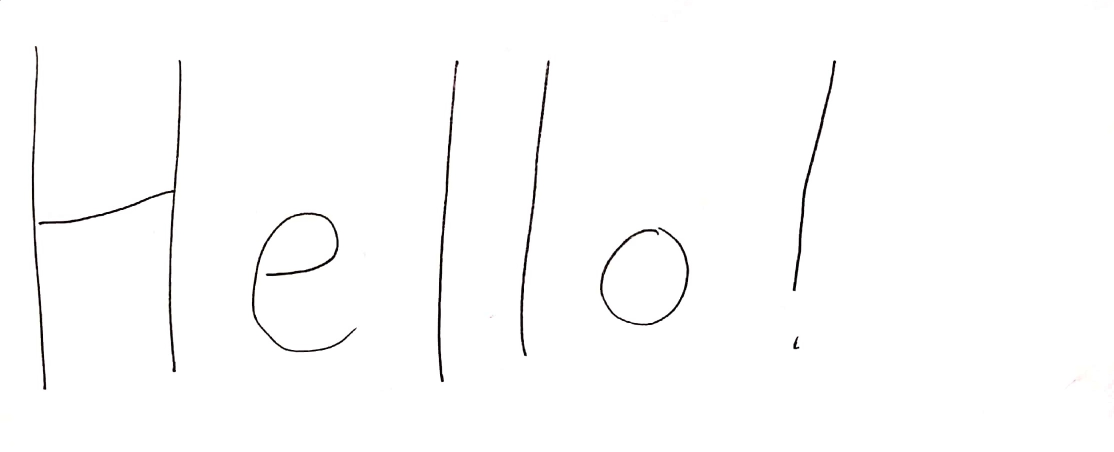
#> input picture temp files/ocrTest2.jpg, 2228 x 904 px (shown at 1/2 size)
$ python OCR.py   (older library calls are emulated)
#> lines starting #> are read from the running program, lines starting #| are printed output that depends on the picture; after the words box and inside, x2 and y2 are one past the last pixel; in counts of white or black regions, pixels touching at a corner belong together
"""
import tempfile

import cv2
import numpy as np
from PIL import Image

IMAGE_SIZE = 1800
BINARY_THREHOLD = 180

def process_image_for_ocr(file_path):
    # TODO : Implement using opencv
    temp_filename = set_image_dpi(file_path)
    im_new = remove_noise_and_smooth(temp_filename)
    return im_new

def set_image_dpi(file_path):
    im = Image.open(file_path)
    length_x, width_y = im.size
    factor = max(1, int(IMAGE_SIZE / length_x))
    size = factor * length_x, factor * width_y
    # size = (1800, 1800)
    im_resized = im.resize(size, Image.ANTIALIAS)
    temp_file = tempfile.NamedTemporaryFile(delete=False, suffix='.jpg')
    temp_filename = temp_file.name
    im_resized.save(temp_filename, dpi=(300, 300))
    return temp_filename

def image_smoothening(img):
    ret1, th1 = cv2.threshold(img, BINARY_THREHOLD, 255, cv2.THRESH_BINARY)
    ret2, th2 = cv2.threshold(th1, 0, 255, cv2.THRESH_BINARY + cv2.THRESH_OTSU)
    blur = cv2.GaussianBlur(th2, (1, 1), 0)
    ret3, th3 = cv2.threshold(blur, 0, 255, cv2.THRESH_BINARY + cv2.THRESH_OTSU)
    return th3

def remove_noise_and_smooth(file_name):
    img = cv2.imread(file_name, 0)
    filtered = cv2.adaptiveThreshold(img.astype(np.uint8), 255, cv2.ADAPTIVE_THRESH_MEAN_C, cv2.THRESH_BINARY, 41,
                                     3)
    kernel = np.ones((1, 1), np.uint8)
    opening = cv2.morphologyEx(filtered, cv2.MORPH_OPEN, kernel)
    closing = cv2.morphologyEx(opening, cv2.MORPH_CLOSE, kernel)
    img = image_smoothening(img)
    or_image = cv2.bitwise_or(img, closing)
    return or_image
"""

"""
import cv2


def nothing():
    pass


x = 0.2
y = 0.2

img_gray = cv2.imread('test5.jpg', cv2.IMREAD_GRAYSCALE)
img_gray = cv2.resize(img_gray, dsize=(0, 0), fx=x, fy=y, interpolation=cv2.INTER_LINEAR + cv2.INTER_CUBIC)


cv2.namedWindow("Canny Edge")
cv2.createTrackbar('low threshold', 'Canny Edge', 0, 1000, nothing)
cv2.createTrackbar('high threshold', 'Canny Edge', 0, 1000, nothing)

cv2.setTrackbarPos('low threshold', 'Canny Edge', 50)
cv2.setTrackbarPos('high threshold', 'Canny Edge', 150)

cv2.imshow("Original", img_gray)

while True:

    low = cv2.getTrackbarPos('low threshold', 'Canny Edge')
    high = cv2.getTrackbarPos('high threshold', 'Canny Edge')

    img_canny = cv2.Canny(img_gray, low, high)
    cv2.imshow("Canny Edge", img_canny)

    if cv2.waitKey(1)&0xFF == 27:
        break


cv2.destroyAllWindows()
"""


import re
import cv2
import numpy as np
import pytesseract

x = 0.5
y = 0.5
img = cv2.imread('ocrTest2.jpg')
#> img is the input picture: shape (904, 2228, 3); mean B, G, R 252.4, 252.4, 252.5
img = cv2.resize(img, dsize=(0, 0), fx=x, fy=y, interpolation=cv2.INTER_LINEAR + cv2.INTER_CUBIC)   # 높이와 너비도 정확도에 영향, 작을수록 정확해
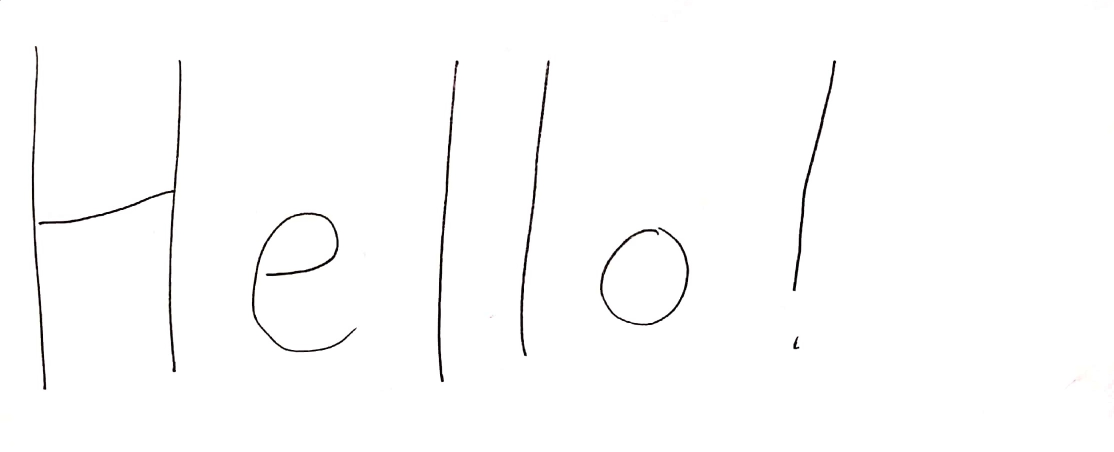
#> img: shape (452, 1114, 3); mean B, G, R 252.4, 252.4, 252.5
copy_img = img.copy()
#cv2.imshow("test", img)
print('x:',x,'y:',y)

gray = cv2.cvtColor(img, cv2.COLOR_BGR2GRAY)
#cv2.imshow("gray", gray)

#blur = cv2.threshold(gray, 0, 255, cv2.THRESH_BINARY | cv2.THRESH_OTSU)[1]
#blur = cv2.threshold(gray, 150, 255, cv2.THRESH_BINARY)[1]
blur = cv2.GaussianBlur(gray, (3,3),0)
#cv2.imshow("blur", blur)

canny = cv2.Canny(blur,100,200)
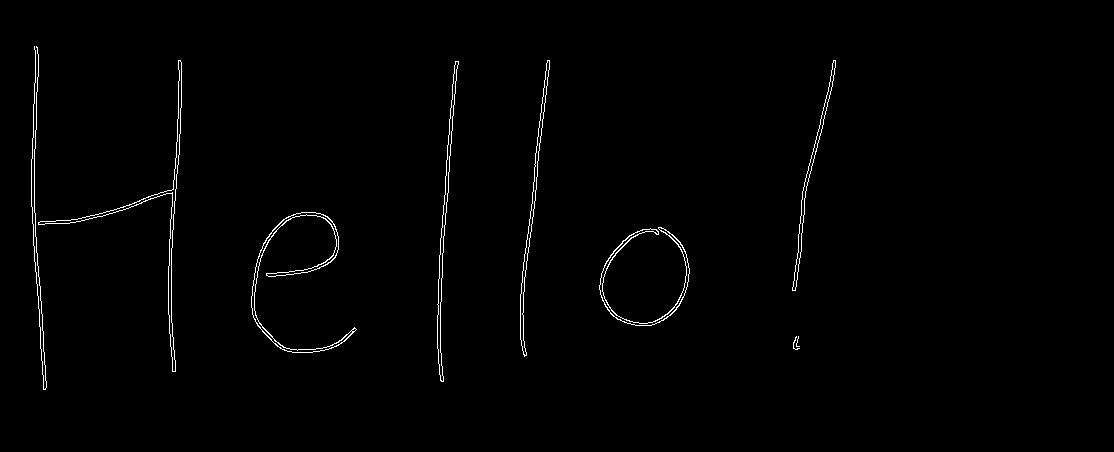
#> canny: shape (452, 1114); 0.97% white in thin lines or dots, all inside (x1, y1, x2, y2) = (31, 46, 836, 390)
cv2.imshow("canny", canny)


contours, hierarchy = cv2.findContours(canny, cv2.RETR_TREE, cv2.CHAIN_APPROX_SIMPLE)
#> contours = 16 contours, 4 with area under 20; largest, box (x1, y1, x2, y2) and area: (38, 60, 182, 372) 1207, (38, 60, 182, 372) 1192, (251, 212, 357, 353) 1111, (251, 212, 353, 353) 948, (437, 61, 459, 382) 892


box1 = []
for i in range(len(contours)):
    cnt = contours[i]
    area = cv2.contourArea(cnt)
    x,y,w,h = cv2.boundingRect(cnt)
    rect_area = w*h #area size
    aspect_ratio = float(w)/h #ratio = width / height

    if aspect_ratio >= 0.2 and aspect_ratio <= 1.0 and rect_area >= 100 and rect_area <= 700:
        rectangle = cv2.rectangle(img, (x, y), (x+w, y+h), (0,255,0),1)
        box1.append(cv2.boundingRect(cnt))

        cv2.imshow("rectangle", rectangle)
#> this loop made 16 passes
#> (area, x, y, w, h, rect_area, aspect_ratio) on passes 3, 4, 5, 7, 8, 9, 10, 11, 12, 13, 14, 15: (843.5, 599, 227, 91, 99, 9009, 0.919), (681, 599, 227, 91, 99, 9009, 0.919), (1111, 251, 212, 106, 141, 14946, 0.752), (948.5, 251, 212, 102, 141, 14382, 0.723), (892.5, 437, 61, 22, 321, 7062, 0.0685), (889.5, 437, 61, 22, 321, 7062, 0.0685), (671.5, 792, 60, 44, 231, 10164, 0.19), (668.5, 792, 60, 44, 231, 10164, 0.19), (821.5, 520, 60, 30, 297, 8910, 0.101), (818, 520, 60, 30, 296, 8880, 0.101), (1207, 38, 60, 144, 312, 44928, 0.462), (1192.5, 38, 60, 144, 312, 44928, 0.462)
#> after the loop, box1 = []


#Bubble Sort on Python
for i in range(len(box1)):
    for j in range(len(box1)-(i+1)):
        if box1[j][0] > box1[j+1][0]:
            temp = box1[j]
            box1[j] = box1[j+1]
            box1[j+1] = temp
#> this loop made 0 passes

f_count = 0
for m in range(len(box1)):
    count = 0
    for n in range(m+1, (len(box1)-1)):
        delta_x = abs(box1[n+1][0]-box1[m][0])
        if delta_x > 150:
            break
        delta_y = abs(box1[n+1][1] - box1[m][1])
        if delta_x == 0:
            delta_x = 1
        if delta_y == 0:
            delta_y = 1
        gradient = float(delta_y) / float(delta_x)
        if gradient < 0.25:
            count = count + 1

    #measure number plate size
    if count > f_count:
        select = m
        f_count = count;
        plate_width = delta_x
#> after the loop, f_count = 0

#> (the run stopped early here; a loop or call above may not have finished)
